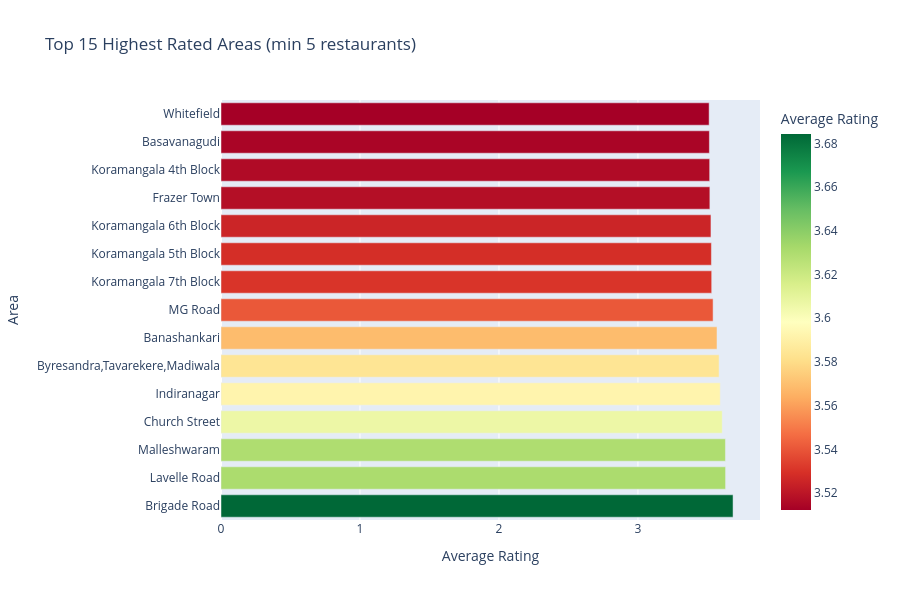

Here is the notebook cell this chart was saved with:
### Code cell
# 6. Top 15 Highest Rated Areas
area_stats = df.groupby('area').agg({
    'rating': ['mean', 'count', 'std']
}).reset_index()

area_stats.columns = ['area', 'avg_rating', 'restaurant_count', 'std_rating']
area_stats = area_stats[area_stats['restaurant_count'] >= 5]  # Filter areas with at least 5 restaurants
area_stats = area_stats.sort_values('avg_rating', ascending=False).head(15)

fig = px.bar(
    area_stats,
    x='avg_rating',
    y='area',
    color='avg_rating',
    title='Top 15 Highest Rated Areas (min 5 restaurants)',
    labels={'avg_rating': 'Average Rating', 'area': 'Area'},
    color_continuous_scale='RdYlGn'
)

fig.update_layout(height=600, showlegend=False)
fig.show()

print("\nTop 15 Highest Rated Areas:")
print(area_stats[['area', 'avg_rating', 'restaurant_count']])

### Figure 1 — Plotly figure (JSON) as saved in the notebook; plotly's stock layout.template omitted (floating-point values rounded to 4 significant figures)
{"data": [{"alignmentgroup": "True", "hovertemplate": "Average Rating=%{marker.color}<br>Area=%{y}<extra></extra>", "legendgroup": "", "marker": {"color": [3.684, 3.63, 3.63, 3.606, 3.592, 3.584, 3.569, 3.541, 3.531, 3.529, 3.525, 3.517, 3.516, 3.514, 3.512], "coloraxis": "coloraxis", "pattern": {"shape": ""}}, "name": "", "offsetgroup": "", "orientation": "h", "showlegend": false, "textposition": "auto", "type": "bar", "x": [3.684, 3.63, 3.63, 3.606, 3.592, 3.584, 3.569, 3.541, 3.531, 3.529, 3.525, 3.517, 3.516, 3.514, 3.512], "xaxis": "x", "y": ["Brigade Road", "Lavelle Road", "Malleshwaram", "Church Street", "Indiranagar", "Byresandra,Tavarekere,Madiwala", "Banashankari", "MG Road", "Koramangala 7th Block", "Koramangala 5th Block", "Koramangala 6th Block", "Frazer Town", "Koramangala 4th Block", "Basavanagudi", "Whitefield"], "yaxis": "y"}], "layout": {"barmode": "relative", "coloraxis": {"colorbar": {"title": {"text": "Average Rating"}}, "colorscale": [[0, "rgb(165,0,38)"], [0.1, "rgb(215,48,39)"], [0.2, "rgb(244,109,67)"], [0.3, "rgb(253,174,97)"], [0.4, "rgb(254,224,139)"], [0.5, "rgb(255,255,191)"], [0.6, "rgb(217,239,139)"], [0.7, "rgb(166,217,106)"], [0.8, "rgb(102,189,99)"], [0.9, "rgb(26,152,80)"], [1, "rgb(0,104,55)"]]}, "height": 600, "legend": {"tracegroupgap": 0}, "showlegend": false, "title": {"text": "Top 15 Highest Rated Areas (min 5 restaurants)"}, "xaxis": {"anchor": "y", "domain": [0, 1], "title": {"text": "Average Rating"}}, "yaxis": {"anchor": "x", "domain": [0, 1], "title": {"text": "Area"}}}}
